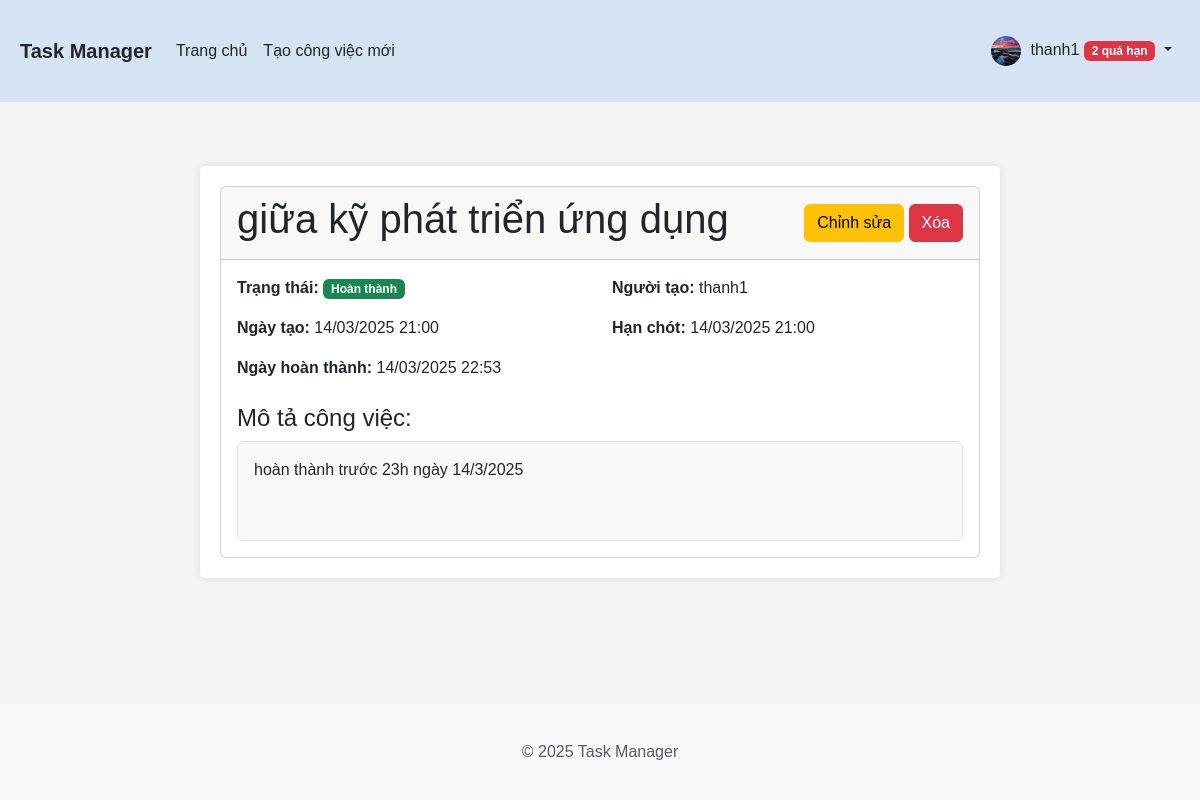
The page /view/2 (signed in) on the database as committed earlier.
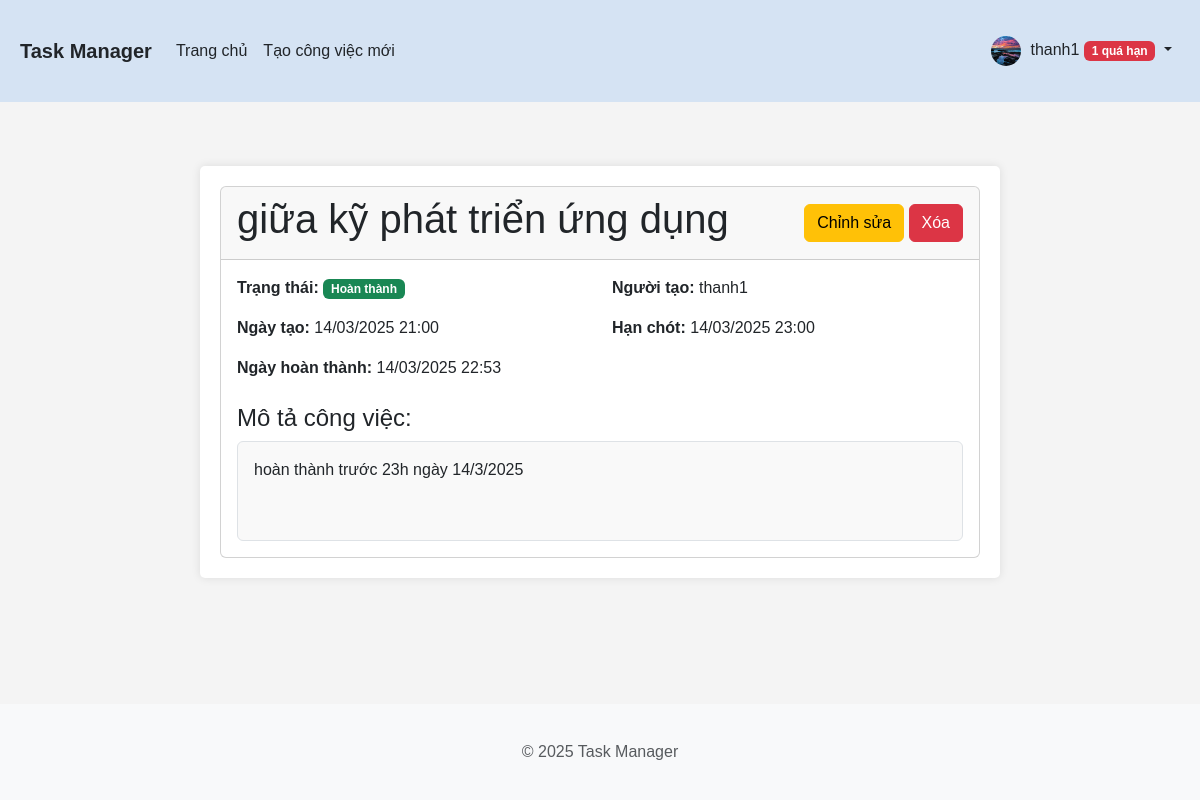
The same page on the database as committed later.
### app/models.py (models this page shows, shortened)
class Task(db.Model):
    id = db.Column(db.Integer, primary_key=True)
    title = db.Column(db.String(100), nullable=False)
    description = db.Column(db.Text)
    status = db.Column(db.String(20), default='pending')  # pending, in_progress, completed
    created = db.Column(db.DateTime, default=datetime.utcnow)
    deadline = db.Column(db.DateTime)
    finished = db.Column(db.DateTime)
    user_id = db.Column(db.Integer, db.ForeignKey('user.id'), nullable=False)
    def is_overdue(self):
        return not self.finished and self.deadline and self.deadline < datetime.utcnow()

### app/routes/tasks.py (the view)
@bp.route('/view/<int:task_id>')
@login_required
def view(task_id):
    task = Task.query.get_or_404(task_id)
    if not current_user.is_admin and task.user_id != current_user.id:
        flash('Bạn không có quyền xem công việc này.', 'danger')
        return redirect(url_for('tasks.index'))
    return render_template('tasks/view.html', title=task.title, task=task)

### app/__init__.py (called while the page is built)
def create_app(config_name='default'):
    app = Flask(__name__)
    app.config.from_object(config[config_name])
    db.init_app(app)
    migrate.init_app(app, db)
    login_manager.init_app(app)
    @app.template_filter('nl2br')
    def nl2br_filter(text):
        if text:
            return jinja2.utils.markupsafe.Markup(text.replace('\n', '<br>'))
        return ''
    from app.routes.auth import bp as auth_bp
    from app.routes.tasks import bp as tasks_bp
    app.register_blueprint(auth_bp)
    app.register_blueprint(tasks_bp)
    avatar_dir = os.path.join(app.static_folder, 'avatars')
    if not os.path.exists(avatar_dir):
        os.makedirs(avatar_dir)
    @login_manager.user_loader
    def load_user(user_id):
        from app.models import User
        return User.query.get(int(user_id))
    return app

### app/models.py (called while the page is built)
    @property
    def overdue_count(self):
        return Task.query.filter_by(user_id=self.id, finished=None).filter(
            Task.deadline < datetime.utcnow()).count()

### app/templates/tasks/view.html (shortened to what this page needs)
{% extends "base.html" %}
{% block content %}
    <div class="view-task-container">
        <div class="card">
            <div class="card-header d-flex justify-content-between align-items-center">
                <h1 class="card-title">{{ task.title }}</h1>
                <div>
                    <a href="{{ url_for('tasks.edit', task_id=task.id) }}" class="btn btn-warning">Chỉnh sửa</a>
                    <button class="btn btn-danger" data-bs-toggle="modal" data-bs-target="#deleteModal">Xóa</button>
                </div>
            </div>
            <div class="card-body">
                <div class="row mb-3">
                    <div class="col-md-6">
                        <strong>Trạng thái:</strong>
                        {% if task.status == 'pending' %}
                            <span class="badge bg-warning">Chờ xử lý</span>
                        {% elif task.status == 'in_progress' %}
                            <span class="badge bg-primary">Đang thực hiện</span>
                        {% elif task.status == 'completed' %}
                            <span class="badge bg-success">Hoàn thành</span>
                        {% endif %}
                    </div>
                    <div class="col-md-6">
                        <strong>Người tạo:</strong> {{ task.user.username }}
                    </div>
                </div>
                <div class="row mb-3">
                    <div class="col-md-6">
                        <strong>Ngày tạo:</strong> {{ task.created.strftime('%d/%m/%Y %H:%M') }}
                    </div>
                    <div class="col-md-6">
                        <strong>Hạn chót:</strong>
                        <span class="{% if task.is_overdue() %}text-danger{% endif %}">
                            {{ task.deadline.strftime('%d/%m/%Y %H:%M') if task.deadline else 'N/A' }}
                        </span>
                    </div>
                </div>
                <div class="row mb-3">
                    <div class="col-md-6">
                        <strong>Ngày hoàn thành:</strong> {{ task.finished.strftime('%d/%m/%Y %H:%M') if task.finished else 'Chưa hoàn thành' }}
                    </div>
                </div>
                <div class="mt-4">
                    <h4>Mô tả công việc:</h4>
                    <div class="description-box p-3 border rounded">
                        {% if task.description %}
                            {{ task.description|nl2br }}
                        {% else %}
                            <em>Không có mô tả</em>
                        {% endif %}
                    </div>
                </div>
            </div>
        </div>
    </div>
{% endblock %}

### app/templates/base.html (shortened to what this page needs)
<!DOCTYPE html>
<html lang="vi">
<head>
    <link href="https://cdn.jsdelivr.net/npm/bootstrap@5.3.0-alpha1/dist/css/bootstrap.min.css" rel="stylesheet">
    <link rel="stylesheet" href="https://cdn.jsdelivr.net/npm/bootstrap-icons@1.11.2/font/bootstrap-icons.css">
    <link rel="stylesheet" href="{{ url_for('static', filename='css/main.css') }}">
</head>
<body>
    <header>
        <nav class="navbar navbar-expand-lg navbar-light">
            <div class="container">
                <a class="navbar-brand" href="{{ url_for('tasks.index') }}">Task Manager</a>
                <div class="collapse navbar-collapse" id="navbarNav">
                    <ul class="navbar-nav me-auto">
                        {% if current_user.is_authenticated %}
                            <li class="nav-item">
                                <a class="nav-link" href="{{ url_for('tasks.index') }}">Trang chủ</a>
                            </li>
                            <li class="nav-item">
                                <a class="nav-link" href="{{ url_for('tasks.create') }}">Tạo công việc mới</a>
                            </li>
                        {% endif %}
                    </ul>
                    <ul class="navbar-nav">
                        {% if current_user.is_authenticated %}
                            <li class="nav-item dropdown">
                                <a class="nav-link dropdown-toggle" href="#" id="navbarDropdown" role="button" data-bs-toggle="dropdown">
                                    {% if current_user.avatar %}
                                        <img src="{{ url_for('static', filename='avatars/' + current_user.avatar) }}" class="rounded-circle avatar-small" alt="Avatar">
                                    {% else %}
                                        <img src="https://avatar-placeholder.iran.liara.run/" class="rounded-circle avatar-small" alt="Avatar">
                                    {% endif %}
                                    {{ current_user.username }}
                                    {% if current_user.overdue_count and current_user.overdue_count > 0 %}
                                        <span class="badge bg-danger">{{ current_user.overdue_count }} quá hạn</span>
                                    {% endif %}
                                </a>
                            </li>
                        {% endif %}
                    </ul>
                </div>
            </div>
        </nav>
    </header>
    <main class="container mt-4">
        {% block content %}{% endblock %}
    </main>
    <footer class="footer mt-5 py-3 bg-light">
        <div class="container text-center">
            <span class="text-muted">&copy; 2025 Task Manager</span>
        </div>
    </footer>
</body>
</html>

Rows that differ between the two databases and show on the page:
changed Task "giữa kỹ phát triển ứng dụng": deadline "14/03/2025 21:00" → "14/03/2025 23:00"
Other text that changed with them:
{{ current_user.overdue_count }}: "2" → "1"
